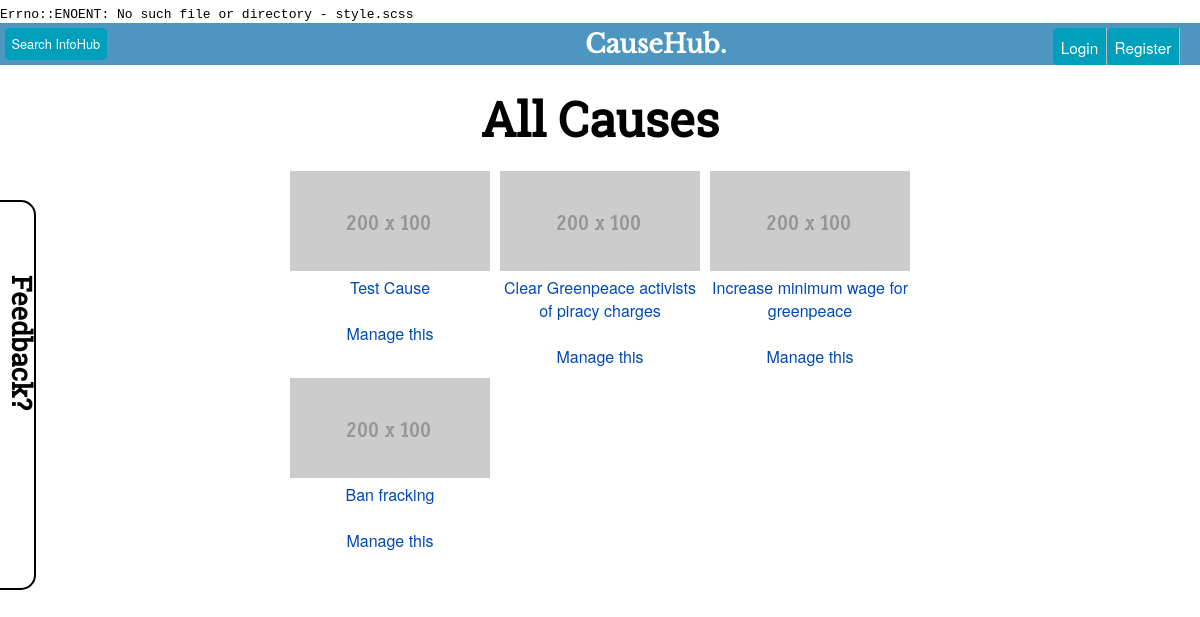
The page /browse/index.php on the database as committed earlier.
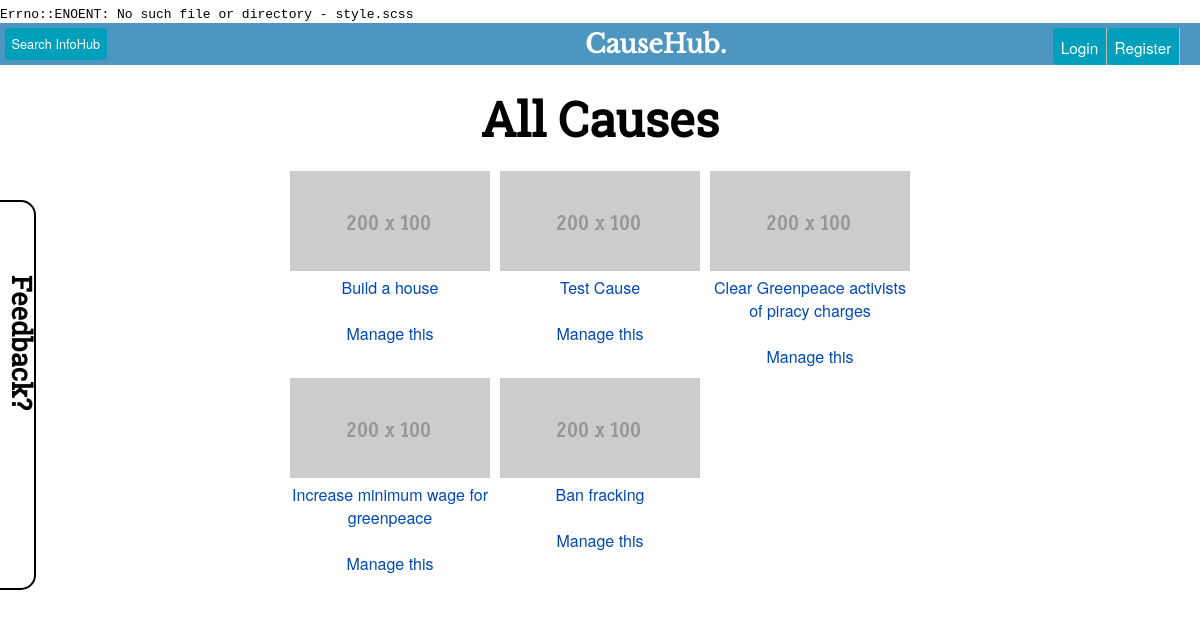
The same page on the database as committed later.
### tables this page shows
CREATE TABLE IF NOT EXISTS `causes` (
  `id` int(11) NOT NULL AUTO_INCREMENT,
  `uid` int(11) NOT NULL,
  `name` varchar(100) NOT NULL,
  `slug` varchar(50) NOT NULL,
  `started` varchar(30) NOT NULL,
  `banner` varchar(15) NOT NULL,
  `description` text NOT NULL,
  `category` varchar(25) NOT NULL,
  `hidden` int(11) NOT NULL,
  `deleted` int(11) NOT NULL,
  PRIMARY KEY (`id`)
);

### scripts/functions.php (called while the page is built, shortened)
<?php
function checkSession() {
    $sessionid = $_SESSION['id'];
    if ($sessionid == '') {
        return false;
    }
}
?>

### browse/index.php (the view, shortened to what this page needs)
<?php
	include ($_SERVER['DOCUMENT_ROOT'].'/scripts/functions.php');
	if(checkSession()){$loggedin = true;} else {$loggedin = false;}
?>
<!DOCTYPE html>
<html>
<head>
	<link rel="stylesheet" type="text/css" href="style.css">
	<link rel="stylesheet" href="/css/style.css">
	<link rel="stylesheet" href="/plugins/alertify/alertify.core.css" />
	<link rel="stylesheet" href="/plugins/alertify/alertify.default.css" />
	<link rel="stylesheet" href="/plugins/nprogress/nprogress.css" />
</head>
<body>
	<?php include ($_SERVER['DOCUMENT_ROOT'].'/scripts/header-include.php'); ?>
	<main class="dash">
		<h1>All Causes</h1>
		<section class="causeThumbs">
		<?php
		$sql = mysql_query("SELECT * FROM causes WHERE hidden='0' AND deleted='0' ORDER BY id DESC LIMIT 15");
			while($array = mysql_fetch_array($sql)){
				echo '
				<a href="/cause/'.$array['slug'].'/">
				<figure>
				  <img src="/images/200x100_placeholder.gif" alt="'.$array['name'].'">
				  <figcaption>'.$array['name'].'</figcaption><br><a href="/editcause/'.$array['slug'].'/" class="dashmanage">Manage this</a>
				</figure>
				</a>
				';
			}
		?>
	</section>
	</main>
	<?php include ($_SERVER['DOCUMENT_ROOT'].'/scripts/feedback-include.php'); ?>
</body>
</html>

### scripts/header-include.php
<header>
		<a href="/infohub"><button class="searchbtn">Search InfoHub</button></a>
		<h1><a href="/">CauseHub.</a></h1>
		<?php
			if($loggedin){
				echo '<span class="loggedin">Welcome back, <a href="/dash">'.getCurrentUserInfo('fname').' '.getCurrentUserInfo('lname').'</a> | <a href="/scripts/logout.php" class="logout">Logout</a></span>';
			} else {
				echo '<span class="login"><a href="/login"><button>Login</button></a><a href="/register"><button>Register</button></a></span>';
			}
		?>
</header>

### scripts/feedback-include.php (shortened to what this page needs)
<div class="feedback">
	<form id='feedbackform' method='post' action='#' onsubmit="return false;">
		<h2>Feedback?</h2>
	</form>
</div>

### style.css (style rules this page uses)
body:before { white-space: pre; font-family: monospace; content: "Errno::ENOENT: No such file or directory - style.scss"; }

### css/style.css (style rules this page uses)
html, body { overflow-x: hidden; }
* { padding: 0; margin: 0; font-family: "HelveticaNeue-Light", "Helvetica Neue Light", "Helvetica Neue", Helvetica, Arial, "Lucida Grande", sans-serif; }
a { text-decoration: none; color: #0049b6; }
h1, h2, h3 { font-family: "RobotoSlab", serif; }
h1 a { font-family: "LibreBaskerville", sans-serif; color: #fff; }
form { font-size: 1.4em; text-align: left; }
button, input[type=submit], .btn { font-size: 1em; color: #fff; padding: .5em; background: #009fbb; border: 0; border-radius: 5px; }
body > header { background: rgba(0, 106, 166, 0.7); color: #fff; text-align: center; font-size: .8em; position: fixed; width: 100%; padding: 5px; z-index: 999; }
body > header h1 { font-family: "LibreBaskerville", sans-serif; }
body > header span.login, body > header span.loggedin { position: absolute; right: 30px; top: 5px; font-size: 1.2em; }
body > header span.login a button:nth-of-type(1), body > header span.loggedin a button:nth-of-type(1) { border-top-right-radius: 0; border-bottom-right-radius: 0; border-right: 1px solid #bbbbbb; }
body > header button.searchbtn { float: left; }
section { padding: 1em; }
main { width: 99%; margin: 5px auto; }
main h1 { font-size: 3em; }
main.dash { text-align: center; margin-top: 4em; }
section.causeThumbs { width: 630px; max-width: 100%; margin: 0 auto; text-align: center; }
section.causeThumbs figure { max-width: 200px; float: left; margin: 5px; text-align: center; }
div.feedback { position: fixed; top: calc(50% - 200px); left: calc(-250px); background: rgba(255, 255, 255, 0.9); border: solid 2px black; border-radius: 15px; width: 250px; padding: 1em; z-index: 999; -webkit-transition: 1s; -moz-transition: 1s; -o-transition: 1s; -ms-transition: 1s; transition: 1s; }
div.feedback form { position: relative; width: 100%; left: 2em; }
div.feedback h2 { font-size: 1.2em; -webkit-transform: rotate(90deg); -moz-transform: rotate(90deg); -o-transform: rotate(90deg); -ms-transform: rotate(90deg); transform: rotate(90deg); position: absolute; right: -1em; top: 4em; }

Rows that differ between the two databases and show on the page:
added causes: name "Build a house"
